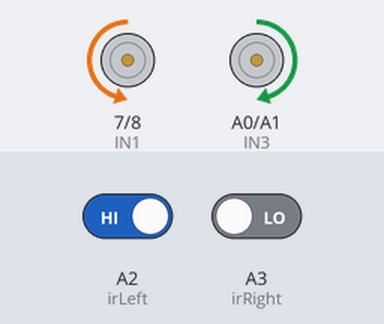
This sketch was run on a simulated Arduino Uno, built with avr-gcc and run on an emulated ATmega328P. On the bench: motor-driver pin pairs drawn as motors (green arrow = first pin HIGH = forward, orange = second pin HIGH = backward, longer = more drive, scaled by the enable pin). The inputs (shaded band) are chosen by the test bench; at power-on: A2 (irLeft) HIGH, A3 (irRight) LOW. What the sketch prints to the serial monitor is not drawn.

Above: at 3.2 s.
3.3 s: A2 (irLeft) driven LOW
At 4.5 s:
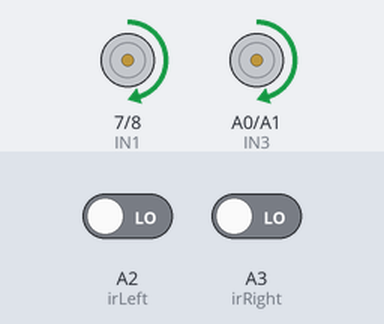
4.8 s: A3 (irRight) driven HIGH
At 5.7 s:
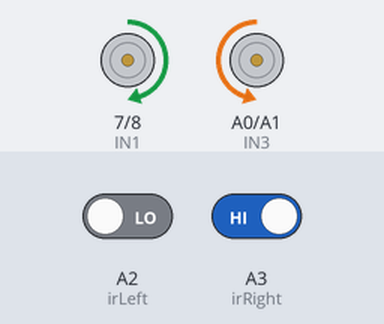
6.3 s: A3 (irRight) driven LOW
At 7.0 s:
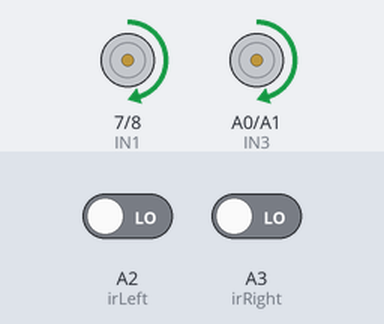
7.8 s: A2 (irLeft) driven HIGH
At 9.1 s:
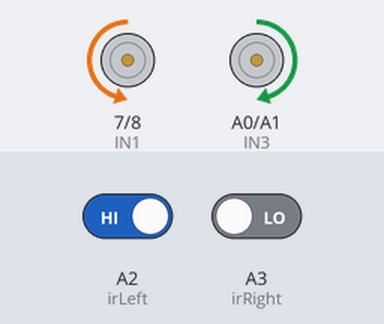
Timing chart, 0 to 10.3 s (numbered marks = the images above; inputs shaded):
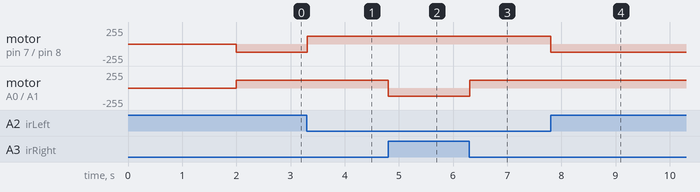

Measured:
- after the input at 3.3 s, motor on pin 7 (IN1) / pin 8 (IN2): backward 120/255 → forward 120/255 at once
- after the input at 4.8 s, motor on A0 (IN3) / A1 (IN4): forward 120/255 → backward 120/255 at once
- after the input at 6.3 s, motor on A0 (IN3) / A1 (IN4): backward 120/255 → forward 120/255 at once
- after the input at 7.8 s, motor on pin 7 (IN1) / pin 8 (IN2): forward 120/255 → backward 120/255 at once

The sketch:

mobileBase_l298n_ir_lineFollowing.ino
```cpp
/*
 * Step 3: Line Following Autonomy
 * Architecture: Arduino UNO + L298N + 2x IR Sensors
 */

// --- Step 1 Pin Definitions (Motors) ---
const int ENA = 5, IN1 = 7, IN2 = 8;
const int ENB = 6, IN3 = A0, IN4 = A1;

// --- Step 3 Pin Definitions (IR Sensors) ---
const int irLeft = A2;
const int irRight = A3;

// Tuning parameters
const int baseSpeed = 120; // Lower speed recommended for bang-bang line following
const int turnSpeed = 120; // Speed differential for pivot turns

void setup() {
  // Motor Setup
  pinMode(ENA, OUTPUT); pinMode(IN1, OUTPUT); pinMode(IN2, OUTPUT);
  pinMode(ENB, OUTPUT); pinMode(IN3, OUTPUT); pinMode(IN4, OUTPUT);
  Serial.begin(9600);
  // IR Sensor Setup
  pinMode(irLeft, INPUT);
  pinMode(irRight, INPUT);

  stopMotors();
  delay(2000); // System stabilization delay before execution

}

void loop() {
  // Read digital states from sensors
  // Assuming HIGH (1) means Black line detected, LOW (0) means White floor detected
  int leftState = digitalRead(irLeft);
  int rightState = digitalRead(irRight);

  // Execute Decision Logic Flow
  if (leftState == LOW && rightState == LOW) {
    // Both on white: centered
    moveForward(baseSpeed);
  }
  else if (leftState == HIGH && rightState == LOW) {
    // Left sensor on black: drifting right, need to correct left
    turnLeft(turnSpeed);
    Serial.println("High");
  }
  else if (leftState == LOW && rightState == HIGH) {
    // Right sensor on black: drifting left, need to correct right
    turnRight(turnSpeed);
    Serial.println("High");
  }
  else if (leftState == HIGH && rightState == HIGH) {
    // Both sensors on black: intersection or end of line
    stopMotors();
  }
}

// --- Kinematic Functions (From Step 1) ---
void moveForward(int speed) {
  digitalWrite(IN1, HIGH); digitalWrite(IN2, LOW); analogWrite(ENA, speed);
  digitalWrite(IN3, HIGH); digitalWrite(IN4, LOW); analogWrite(ENB, speed);
}

void turnRight(int speed) {
  digitalWrite(IN1, HIGH); digitalWrite(IN2, LOW); analogWrite(ENA, speed);
  digitalWrite(IN3, LOW); digitalWrite(IN4, HIGH); analogWrite(ENB, speed);
}

void turnLeft(int speed) {
  digitalWrite(IN1, LOW); digitalWrite(IN2, HIGH); analogWrite(ENA, speed);
  digitalWrite(IN3, HIGH); digitalWrite(IN4, LOW); analogWrite(ENB, speed);
}

void stopMotors() {
  digitalWrite(IN1, LOW); digitalWrite(IN2, LOW); analogWrite(ENA, 0);
  digitalWrite(IN3, LOW); digitalWrite(IN4, LOW); analogWrite(ENB, 0);
}
```
